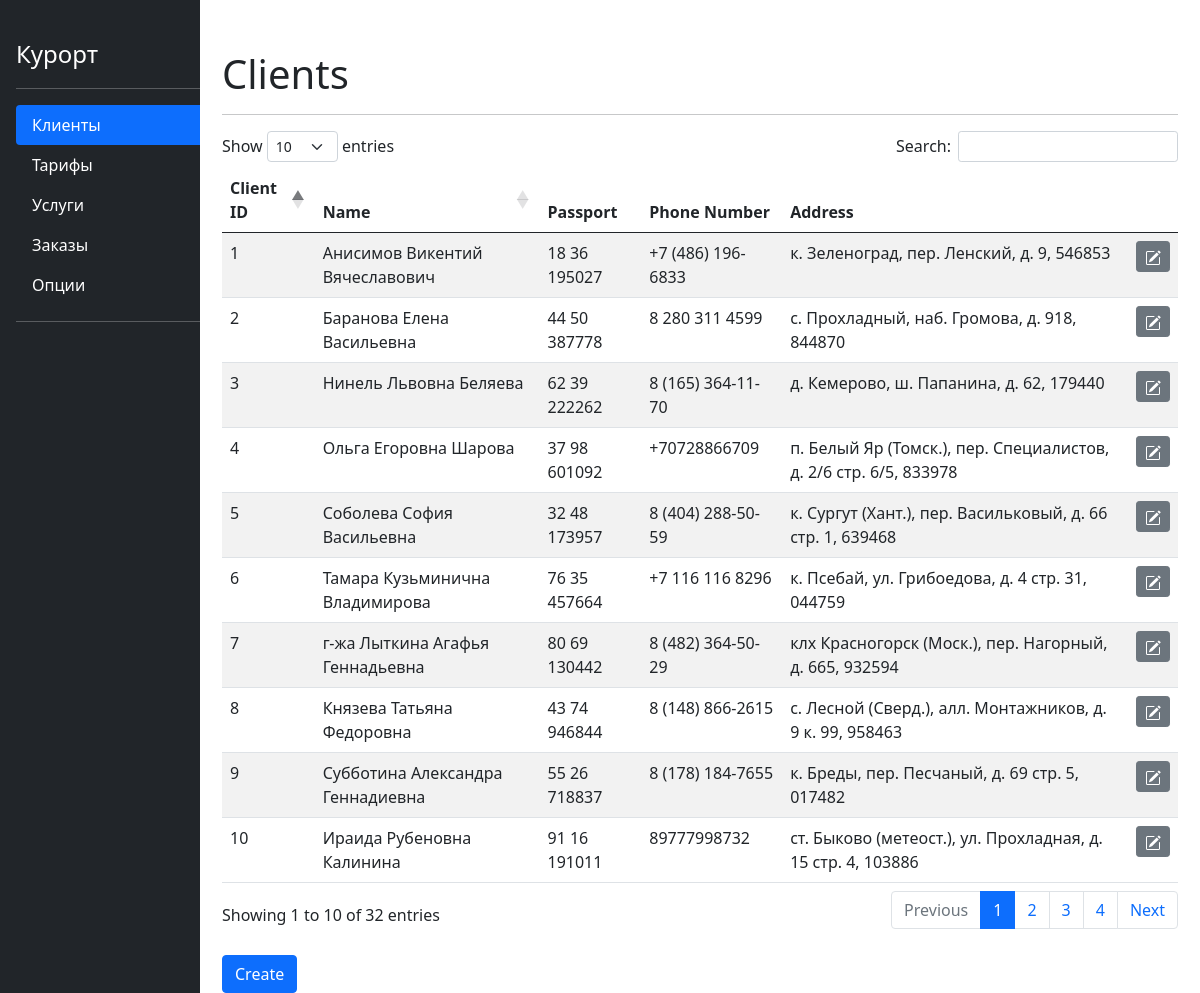
The app's page /clients with its own data.
### tables.py (models this page shows)
class Clients(db.Model):
    id = db.Column(db.Integer, primary_key=True, nullable=False, autoincrement=True)
    name = db.Column(db.String(64), nullable=False)
    passport = db.Column(db.Integer, nullable=False)
    phone = db.Column(db.String(20), nullable=False)
    address = db.Column(db.String(256), nullable=False)

### main.py (the view)
@app.route('/')
@app.route('/clients')
def clients():
    clients = Clients.query
    return render_template('/tables/clients.html', title='Clients', clients=clients)

### templates/tables/clients.html (shortened to what this page needs)
{% extends "base.html" %}
{% block content %}
  <table id="data" class="table table-striped">
    <thead>
      <tr>
        <th>Client ID</th>
        <th>Name</th>
        <th>Passport</th>
        <th>Phone Number</th>
        <th>Address</th>
        <th class="edit-th"></th>
      </tr>
    </thead>
    <tbody>
      {% for client in clients %}
        <tr>
          <td>{{ client.id }}</td>
          <td>{{ client.name }}</td>
          <td>{{ client.passport }}</td>
          <td>{{ client.phone }}</td>
          <td>{{ client.address }}</td>
          <td class="edit">
              <a href="info/client/{{client.id}}" type="button" class="btn btn-secondary btn-sm">
              </a>
          </td>
        </tr>
      {% endfor %}
    </tbody>
  </table>
  <br>
  <a href="/form/client" type="input" class="btn btn-primary">Create</a>
{% endblock %}

### templates/base.html (shortened to what this page needs)
<!doctype html>
<html>
  <head>
    <link href="https://cdn.jsdelivr.net/npm/bootstrap@5.0.1/dist/css/bootstrap.min.css" rel="stylesheet">
    <link rel="stylesheet" type="text/css" href="https://cdn.datatables.net/1.10.25/css/dataTables.bootstrap5.css">
    <link rel="stylesheet" href="{{url_for('static', filename='css/main.css')}}">
  </head>
  <body>
    <div class="sidenav">
      <div class="d-flex flex-column flex-shrink-0 p-3 text-white bg-dark" style="width: 280px;">
        <a href="{{ url_for('clients') }}" class="d-flex align-items-center mb-3 mb-md-0 me-md-auto text-white text-decoration-none">
          <span class="fs-4"><use xlink:href="/">Курорт</use></span>
        </a>
        <hr>
        <ul class="nav nav-pills flex-column mb-auto">
          {% if "Clients" in title %}
          <li class="nav-item">
            <a href="{{ url_for('clients') }}" class="nav-link active" >
              Клиенты
            </a>
          </li>
          {% else %}
          <li class="nav-item">
            <a href="{{ url_for('clients') }}" class="nav-link text-white" >
              Клиенты
            </a>
          </li>
          {% endif %}
          {% if "Tarifs" in title %}
          <li>
            <a href="{{ url_for('tarifs') }}" class="nav-link active">
              Тарифы
            </a>
          </li>
          {% else %}
          <li>
            <a href="{{ url_for('tarifs') }}" class="nav-link text-white">
              Тарифы
            </a>
          </li>
          {% endif %}
          {% if "Services" in title %}
          <li>
            <a href="{{ url_for('services') }}" class="nav-link active">
              Услуги
            </a>
          </li>
          {% else %}
          <li>
            <a href="{{ url_for('services') }}" class="nav-link text-white">
              Услуги
            </a>
          </li>
          {% endif %}
          {% if "Orders" in title %}
          <li>
            <a href="{{ url_for('orders') }}" class="nav-link active">
              Заказы
            </a>
          </li>
          {% else %}
          <li>
            <a href="{{ url_for('orders') }}" class="nav-link text-white">
              Заказы
            </a>
          </li>
          {% endif %}
          {% if "Options" in title %}
          <li>
            <a href="{{ url_for('options') }}" class="nav-link active">
              Опции
            </a>
          </li>
          {% else %}
          <li>
            <a href="{{ url_for('options') }}" class="nav-link text-white">
              Опции
            </a>
          </li>
          {% endif %}
        </ul>
        <hr>
      </div>
    </div>
    <div class="main">
      <div class="container">
        <h1>{{ title }}</h1>
        <hr>
        {% block content %}{% endblock %}
      </div>
    </div>
  </body>
</html>

### static/css/main.css (style rules this page uses)
.sidenav { height: 100%; width: 200px; position: fixed; z-index: 1; top: 0; left: 0; background-color: #212529 ; overflow-x: hidden; padding-top: 20px; margin-left: 0px; }
.edit-th { width: 15px; }
.main { margin-left: 200px; padding: 0px 10px; }
.container { padding-top: 50px; }

### records on screen
Clients: id "1", name "Анисимов Викентий Вячеславович", passport "18 36 195027", phone "+7 (486) 196-6833", address "к. Зеленоград, пер. Ленский, д. 9, 546853"
Clients: id "2", name "Баранова Елена Васильевна", passport "44 50 387778", phone "8 280 311 4599", address "с. Прохладный, наб. Громова, д. 918, 844870"
Clients: id "3", name "Нинель Львовна Беляева", passport "62 39 222262", phone "8 (165) 364-11-70", address "д. Кемерово, ш. Папанина, д. 62, 179440"
Clients: id "4", name "Ольга Егоровна Шарова", passport "37 98 601092", phone "+70728866709", address "п. Белый Яр (Томск.), пер. Специалистов, д. 2/6 стр. 6/5, 833978"
Clients: id "5", name "Соболева София Васильевна", passport "32 48 173957", phone "8 (404) 288-50-59", address "к. Сургут (Хант.), пер. Васильковый, д. 66 стр. 1, 639468"
Clients: id "6", name "Тамара Кузьминична Владимирова", passport "76 35 457664", phone "+7 116 116 8296", address "к. Псебай, ул. Грибоедова, д. 4 стр. 31, 044759"
Clients: id "7", name "г-жа Лыткина Агафья Геннадьевна", passport "80 69 130442", phone "8 (482) 364-50-29", address "клх Красногорск (Моск.), пер. Нагорный, д. 665, 932594"
Clients: id "8", name "Князева Татьяна Федоровна", passport "43 74 946844", phone "8 (148) 866-2615", address "с. Лесной (Сверд.), алл. Монтажников, д. 9 к. 99, 958463"
Clients: id "9", name "Субботина Александра Геннадиевна", passport "55 26 718837", phone "8 (178) 184-7655", address "к. Бреды, пер. Песчаный, д. 69 стр. 5, 017482"
Clients: id "10", name "Ираида Рубеновна Калинина", passport "91 16 191011", phone "89777998732", address "ст. Быково (метеост.), ул. Прохладная, д. 15 стр. 4, 103886"

### other values on screen
{{ title }} "Clients"
